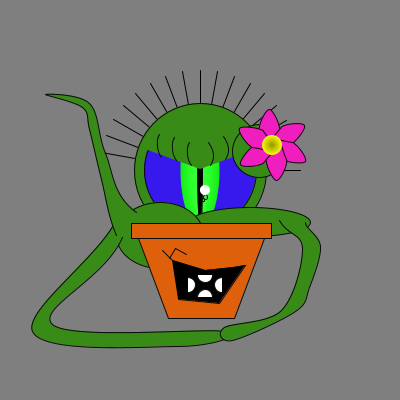
Frame 1 (no input)
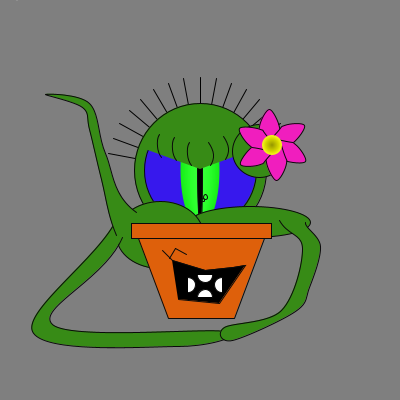
Frame 60 (the mouse pressed at the canvas centre just before this capture)
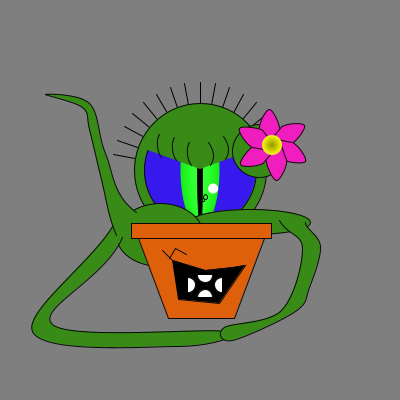
Frame 120 (the mouse held since frame 60 and released just before this capture)

The Processing sketch that drew these frames (run headless with seeded random() and noise(); from frame 60 on, the mouse is pressed at the canvas centre):

// Processing sketch: processing_92362
// ── processing_92362.pde

float x; //variable pour la largeur
float y; //varialbe de la hauter
float conter; // conter générale 
float conterRes; // conter pour la respiration
float oscilationX; 
float oscilationY;
float oscilationR; // oscilation pour la respiration
float offset; 
float [] offsetLong; //tableau d'offset pour la longeur des épines
float rayon; //rayaon du cecle a détecté
float largeur; // x
float hauteur; // y
float sX; // possition x du rect de d/tecet
float sY; // position y du rect de detect
float xCourant;
float xCible;
float xVitesse;
float xK;
float xD;

float yCourant;
float yCible;
float yVitesse;
float yK;
float yD;
int etat;
int stopper;
int i; //variable pour 
color couleurPet = color(240, 30, 190);// couleur des petales par defaut

// Fonction qui n'est appelee qu'au demarrage.
void setup() {
  size(400, 400); // La taille de la fenetre.
  frameRate(30); // Le nombre d'images par seconde.
  smooth(); // Lisser les formes dessinees.

  x = width/2;
  y = height/2;
  offset = 20; //contrôle l'amplitude (longueur des épines)
  offsetLong = new float [18]; // initialisation du tableau 18 cellules
  rayon = 80; //rayon du cercle de détection
  largeur = 50; //largeur du carré a détecter
  hauteur = 40; //hauteur du cercle a détecter  

  xCourant = width/2;
  xCible = 400;
  xVitesse = 0;
  xK = 0.2 ; //entre 0 et 1
  xD = 0.3 ; // entre 0 et 1

  yCourant = width/2;
  yCible = 400;
  yVitesse = 0;
  yK = 0.2 ; //entre 0 et 1
  yD = 0.3 ; // entre 0 et 1
}

void draw() {
pushMatrix();
  background(127); // Remplir l'arriere-plan d'une teinte de gris.

  translate(x, y);

  ///////////////////////////////////////////
  //////épine a chaque 5 sec changent de/////
  ////////////////taille/////////////////////
  int tempsEcouler = millis() - stopper;

  if (tempsEcouler >= 5000) { //après 5 sec
    stopper = millis();
    //remplisage du tableau
    for (int i = 0; i< 18; i++) { //nouveau tableau
      offsetLong[i] = random(0, 35);
    }
  }

  //------------------------------- ÉPINE

  pushMatrix();
  translate(0, -30);
  for (int i = 0; i < 18; i++) {
    line(60, 0, 100+oscilationY+offsetLong[i], 0);
    stroke(0, 0, 0);
    rotate(radians(-10));
  }
  popMatrix();
  //------------------------------------

  //--------------------------------- L'OEIL
  pushMatrix();
  stroke(10); // Orbite
  translate(0, -30);
  fill(55, 139, 22);
  ellipseMode(CENTER);
  ellipse(0, 0, 132, 134); // fin orbite
  popMatrix();

  pushMatrix();
  stroke(10); // arrière de l'oeil globe
  translate(0, -30);
  fill(55, 24, 237);
  ellipseMode(CENTER);
  ellipse(0, 0, 112, 114); // fin arrière de l'oeil
  popMatrix();

  //--------------------------Iris
  pushMatrix();
  translate(0, -30);
  noStroke(); //début Iris
  for (int i=0;i<39;i=i+3) {
    fill(24+i, 237+i, 25+i);
    ellipse(0, 0, 39-i, 114-i);
  }//fin Iris
  popMatrix();

  //--------------------------Pupile
  pushMatrix();
  stroke(10); //début pupile
  fill(0, 0, 0);
  ellipseMode(CENTER);
  translate(0, -30);
  ellipse(0, 0, 5, 114); // fin pupile
  popMatrix();

  //--------------------------Détaile 1
  pushMatrix();
  noFill();// détail 1
  stroke(10); 
  ellipseMode(CENTER);
  translate(5, -3);
  ellipse(0, 0, 4, 5); //fin détail 1
  popMatrix();

  //------------------------Détaile 2
  pushMatrix();
  noFill();//détail 2
  stroke(10); 
  ellipseMode(CENTER);
  translate(3, 0);
  ellipse(0, 0, 3, 3); //fin détail 2
  popMatrix();

  //------------------------paupière
  pushMatrix();
  noStroke(); //Début paupière
  fill(55, 139, 22);
  translate(0, -31);
  arc(0, 0, 120, 120, radians(200), radians(340)); //fin paupière
  popMatrix();

  //-------------------------CIl 1
  pushMatrix();
  translate(-70, -117);
  noFill();
  stroke(10);
  beginShape();
  curveVertex(57.0, 84.0);
  curveVertex(46.0, 77.0);
  curveVertex(42.0, 66.0);
  curveVertex(44.0, 54.0);
  curveVertex(56.0, 46.0);
  endShape();
  popMatrix();

  //------------------------Cile 2
  pushMatrix();
  translate(-85, -120);
  noFill();
  stroke(10);
  beginShape();
  curveVertex(57.0, 84.0);
  curveVertex(46.0, 77.0);
  curveVertex(42.0, 66.0);
  curveVertex(44.0, 54.0);
  curveVertex(56.0, 46.0);
  endShape();
  popMatrix();

  //-----------------------Cile 3
  pushMatrix();
  translate(-55, -112);
  noFill();
  stroke(10);
  beginShape();
  curveVertex(57.0, 84.0);
  curveVertex(46.0, 77.0);
  curveVertex(42.0, 66.0);
  curveVertex(44.0, 54.0);
  curveVertex(56.0, 46.0);
  endShape();
  popMatrix();

  //-----------------------CILE 4
  pushMatrix();
  noFill();
  stroke(10);
  translate(-50, -103);
  beginShape();
  curveVertex(47, 34);
  curveVertex(58, 45);
  curveVertex(63, 57);
  curveVertex(60, 68);
  curveVertex(50, 78);
  endShape();
  popMatrix();

  //------------------------------CILE 5
  pushMatrix();
  noFill();
  stroke(10);
  translate(-35, -109);
  beginShape();
  curveVertex(47, 34);
  curveVertex(58, 45);
  curveVertex(63, 57);
  curveVertex(60, 68);
  curveVertex(50, 78);
  endShape();
  popMatrix();
  //------------------ FIN DE L'OEIL 

  //------------------ DÉBUT CORP
  pushMatrix();
  fill(55, 139, 22); // Body 2
  stroke(10);
  translate(50, 22);
  ellipse(0, 0, 121, 29+oscilationR); //Fin body 2 
  popMatrix();

  pushMatrix();
  fill(55, 139, 22); // Body 1
  translate(-40, +35);
  ellipse(0, 0, 87, 66+oscilationR); //Fin body 1
  popMatrix();

  pushMatrix();
  fill(55, 139, 22); //corps 3
  translate(59, -49);
  ellipse(0, 0, 53, 53);//fin corps 3
  popMatrix();
  //-------------------- FIN CORP

  //---------------------- DÉBUT TENTACULE

  pushMatrix();
  fill(55, 139, 22);
  translate(-200, -200);
  beginShape();
  curveVertex(74.0, 108.0);
  curveVertex(119.0, 210.0);
  curveVertex(32.0, 331.0);
  curveVertex(178.0, 346.0);
  curveVertex(225.0, 331.0);
  curveVertex(52.0, 324.0);
  curveVertex(122.0, 237.0);
  curveVertex(158.0, 72.0);
  endShape();
  popMatrix();


  pushMatrix();
  translate(0, 0);
  beginShape(); //tentacul 2
  curveVertex(51.0, -44.0);
  curveVertex(79.0, 20.0);
  curveVertex(102.0, 48.0);
  curveVertex(81.0, 110.0);
  curveVertex(24.0, 127.0);
  curveVertex(32.0, 140.0);
  curveVertex(95.0, 111.0);
  curveVertex(109.0, 87.0);
  curveVertex(120.0, 46.0);
  curveVertex(105.0, 22.0);
  curveVertex(126.35443, 13.90503);
  endShape(); //Fin tentacul 2
  popMatrix();

  pushMatrix();
  translate(0, 5);
  beginShape(); // tentacul3
  curveVertex(51.0, 53.0);
  curveVertex(-64, 7.0);
  curveVertex(-95.0, -52.0);
  curveVertex(-111.0, -102.0);
  curveVertex(-155.0, -111.0);
  curveVertex(-118.0, -98.0);
  curveVertex(-111.0, -76.0);
  curveVertex(-99.0, -26.0);
  curveVertex(-84.0, 30.0);
  curveVertex(-46.0, 97.0);
  endShape(); //fintentacul
  popMatrix();
  //-----------------------------FIN TENTACULE

  //------------------- POT
  pushMatrix();
  fill(222, 96, 11); //Bordure
  stroke(10);
  translate(0, 0);
  quad(-69, 23, 71, 23, 71, 38, -69, 38); //Fin Bordure
  popMatrix();

  pushMatrix();
  fill(222, 96, 11); //pot
  stroke(10);
  translate(0, 0);
  quad(-62, 38, 64, 38, 34, 118, -32, 118); //Fin pot
  popMatrix();

  pushMatrix();
  translate(0, 0);
  beginShape(); //Début bouche
  stroke(10);
  fill(0, 0, 0);
  vertex(-28, 60);
  vertex(5, 70);
  vertex(33, 67);
  vertex(45, 65);
  vertex(19, 103);
  vertex(-22, 99);
  endShape(); //fin bouche
  popMatrix();

  pushMatrix();
  translate(0, 0);
  stroke(10); //Crake
  line(-28, 60, -38, 50); 
  line(-31, 58, -25, 48);
  line(-25, 48, -14, 54);//fin crack
  popMatrix();
  //---------------------- FIN POT

  //---------------------- BOUCHE
  pushMatrix();
  stroke(10); //dent haut 1
  fill(255, 255, 255);
  translate(-12, 85);
  rotate(radians(-90));
  arc(0, 0, 15, 15, radians(0), radians(180));
  popMatrix();

  pushMatrix();
  stroke(10); // dent haut 2
  fill(255, 255, 255);
  translate(5, 75);
  arc(0, 0, 15, 15, radians(0), radians(180));
  popMatrix();

  pushMatrix();
  stroke(10); // dent haut 3 
  fill(255, 255, 255);
  translate(22, 85);
  rotate(radians(90));
  arc(0, 0, 15, 15, radians(0), radians(180));
  popMatrix();

  pushMatrix();
  stroke(10); //dent bas 1
  fill(255, 255, 255);
  translate(5, 97);
  arc(0, 0, 15, 15, radians(-180), radians(0));
  //Fin dent bas 1
  popMatrix();
  //---------------------------FIN BOUCHE

  // ---------------------------FLEUR
  stroke(10);
  pushMatrix(); //p/tLE 1
  translate(45, -100);
  fill(couleurPet);
  beginShape();
  curveVertex(-6.0, 143.0);
  curveVertex(29.0, 43.0);
  curveVertex(34.0, 27.0);
  curveVertex(24.0, 9.0);
  curveVertex(14.0, 26.0);
  curveVertex(19.0, 44.0);
  curveVertex(49.0, 143.0);
  endShape();
  popMatrix();

  pushMatrix();//PETAL 2
  translate(100, -100);
  rotate(radians(60));
  beginShape();
  curveVertex(-6.0, 143.0);
  curveVertex(29.0, 43.0);
  curveVertex(34.0, 27.0);
  curveVertex(24.0, 9.0);
  curveVertex(14.0, 26.0);
  curveVertex(19.0, 44.0);
  curveVertex(49.0, 143.0);
  endShape();
  popMatrix();

  pushMatrix(); //petal 3
  translate(125, -55);
  rotate(radians(120));
  beginShape();
  curveVertex(-6.0, 143.0);
  curveVertex(29.0, 43.0);
  curveVertex(34.0, 27.0);
  curveVertex(24.0, 9.0);
  curveVertex(14.0, 26.0);
  curveVertex(19.0, 44.0);
  curveVertex(49.0, 143.0);
  endShape();
  popMatrix();

  pushMatrix(); // petale 4
  translate(100, -10);
  rotate(radians(180));
  beginShape();
  curveVertex(-6.0, 143.0);
  curveVertex(29.0, 43.0);
  curveVertex(34.0, 27.0);
  curveVertex(24.0, 9.0);
  curveVertex(14.0, 26.0);
  curveVertex(19.0, 44.0);
  curveVertex(49.0, 143.0);
  endShape();
  popMatrix();

  pushMatrix(); // petale 5
  translate(45, -10);
  rotate(radians(240));
  beginShape();
  curveVertex(-6.0, 143.0);
  curveVertex(29.0, 43.0);
  curveVertex(34.0, 27.0);
  curveVertex(24.0, 9.0);
  curveVertex(14.0, 26.0);
  curveVertex(19.0, 44.0);
  curveVertex(49.0, 143.0);
  endShape();
  popMatrix();

  pushMatrix(); // petale 6
  translate(20, -55);
  rotate(radians(300));
  beginShape();
  curveVertex(-6.0, 143.0);
  curveVertex(29.0, 43.0);
  curveVertex(34.0, 27.0);
  curveVertex(24.0, 9.0);
  curveVertex(14.0, 26.0);
  curveVertex(19.0, 44.0);
  curveVertex(49.0, 143.0);
  endShape();
  popMatrix();

  //coeur
  noStroke();
  translate(72, -55);
  for (int i=0;i<20;i=i+2) {
    fill(244-(i*5), 245-(i*5), 27-(i*5));
    ellipse(0, 0, 20-i, 20-i);
  }
  //-------------------- FIN FLEUR

  conter = conter+0.1; //controle la vitesse de l'oscilatio des epine

  conterRes = conterRes+0.05; // conrole de vitesse de l<oscilation de la respiration

  sX = screenX(-90, 120); // position écrans x pour détection bouche
  sY = screenY(-90, 120); // position écran Y pour détection bouche 

  ///////////////////////////////////////////
  /////// Atrapper mouche////////////////////
  ///////////////////////////////////////////
  ////// ZONE INTERACTIVE 1//////////////////
  //Carre sur la bouche qui mange la mouche//
  /// carrer doit etre -90, 120, 50, 40 //

  //--------------------------------- Oscillation y epine et mouche
  oscilationY = sin(conter)*offset;
  //---------------------------------
  //--------------------------------- oscilation X de la mouche
  oscilationX = cos(conter)*offset;
  //---------------------------------
  //------------------------------------- Osilation respiration
  oscilationR=  sin(conterRes)*(offset*0.5);
  //-----------------------------------------------------------

  float gauche = sX;
  float droit = sX + largeur;
  float haut = sY;
  float bas = sY + hauteur;

  if (mouseX > gauche
    && mouseX < droit
    && mouseY > haut
    && mouseY < bas) {
    fill(255, 255, 255, 0); // si sur la bouche elle disparait
  } 
  else {
    fill(255, 255, 255, 255); // si pas sur la bouche elle réaparait
  }

  xCible = mouseX;
  yCible = mouseY;

  xVitesse = xD * (xVitesse + xK * (xCible - xCourant));
  xCourant = xCourant + xVitesse;

  yVitesse = yD * (yVitesse + yK * (yCible - yCourant));
  yCourant = yCourant + yVitesse;

  /////La mouche//////
  ellipse((oscilationX+xCourant)-275, (oscilationY+yCourant)-145, 10, 10);
  //////////////////// fin de Zone Interactive 1//////////////////////
  popMatrix();
}


void mousePressed() {
  ////// Changement detat//////////////
  if (etat==0) {
    etat = 1;
  } 
  else {
    etat = 0;
  }

  ////////////////////////////////////
  //////Colorisation petal////////////
  ////////////////////////////////////
  ///////ZONE INTERACTIVE 2///////////
  //cercle qui change la couler///////
  ///////////des pétales//////////////
  float distance = dist(mouseX, mouseY, x+72, y-55);
  if (distance<rayon*0.5) {
    couleurPet = color(random(0, 255), random(0, 255), random(0, 255));
  }
}
